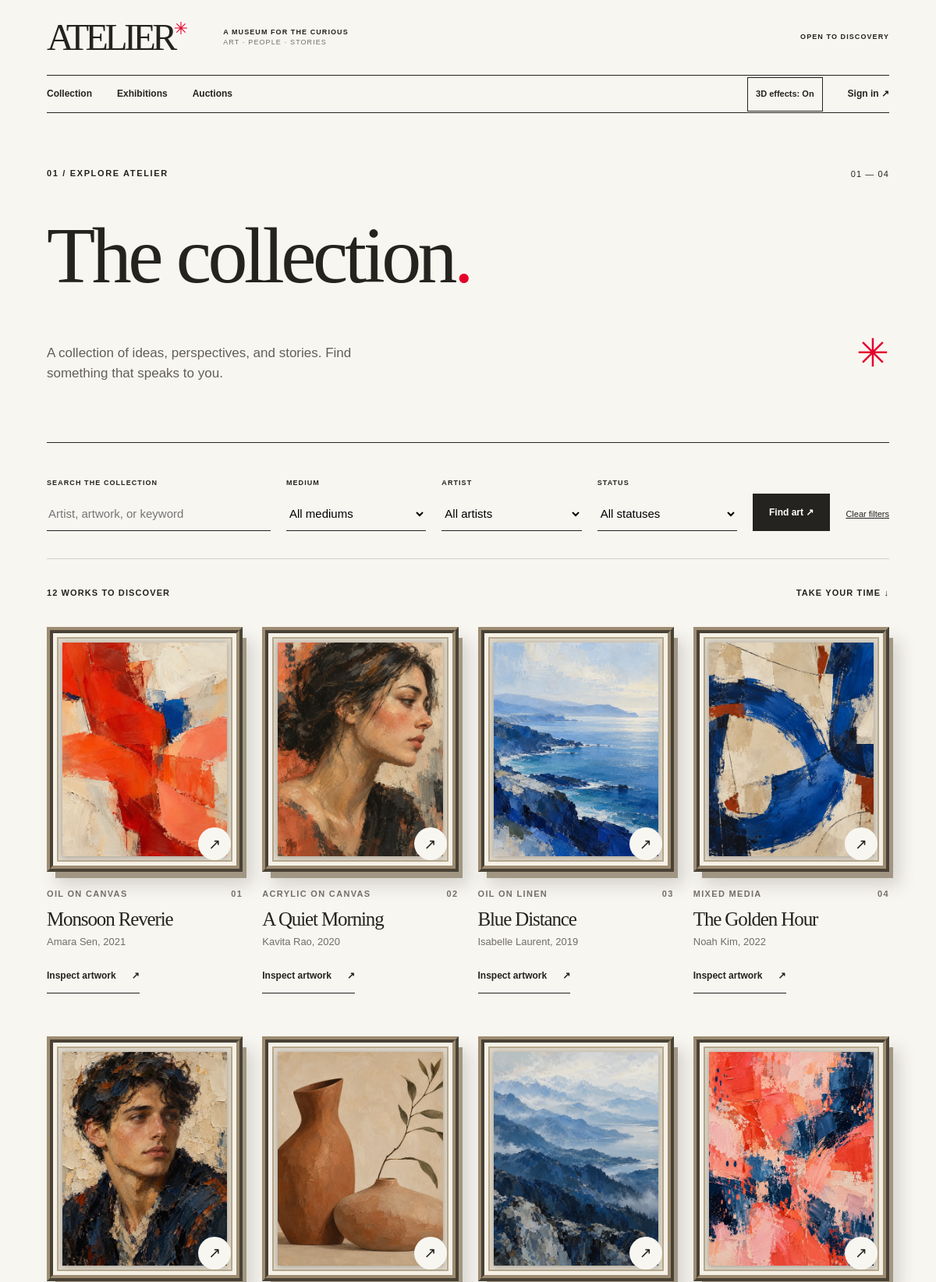
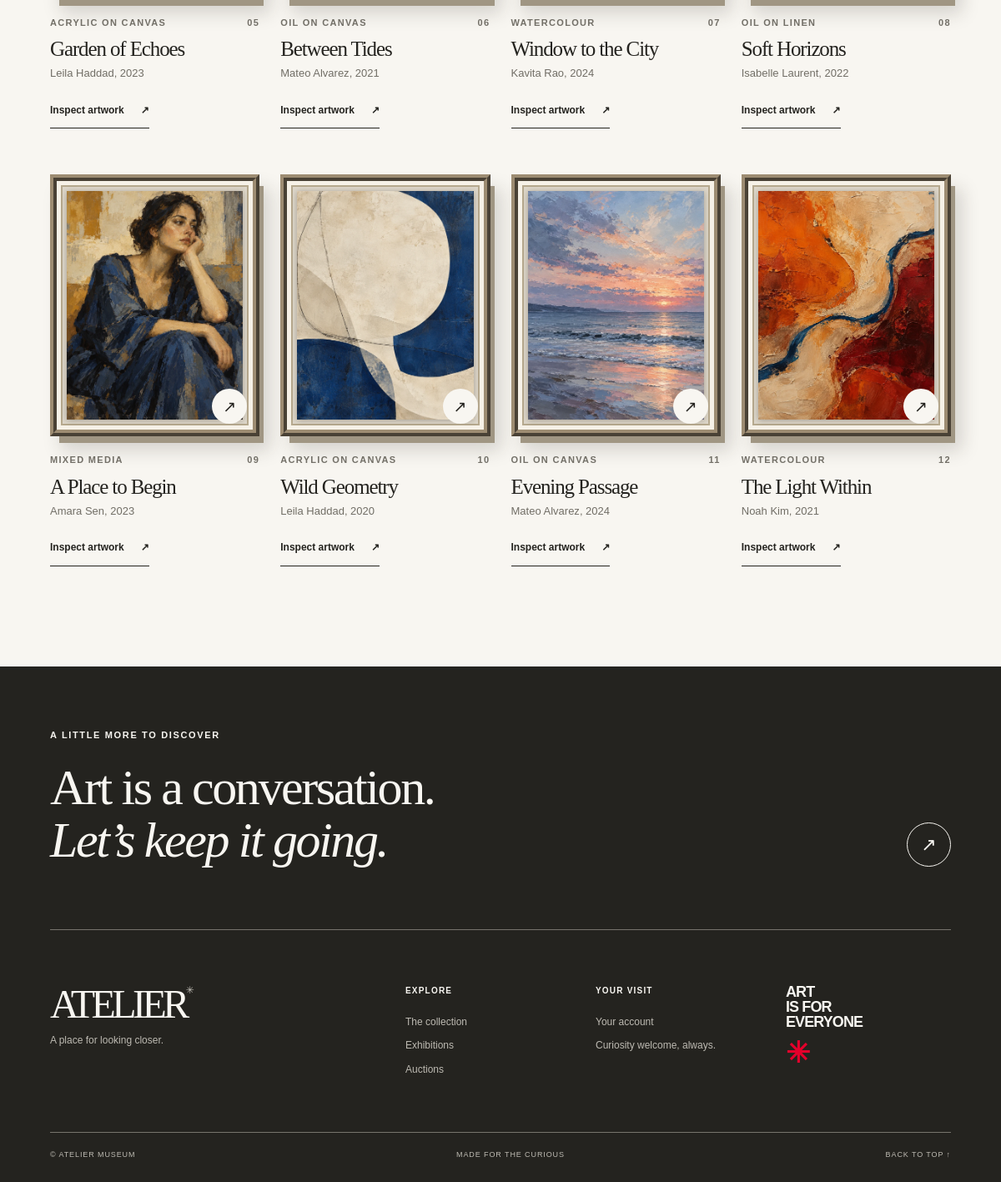
Page /collection on the committed database (2 pictures, top to bottom).
### tables this page shows
CREATE TABLE artwork (artwork_id INTEGER PRIMARY KEY, artist_id INTEGER NOT NULL REFERENCES artist ON DELETE RESTRICT, title TEXT NOT NULL, year_created INTEGER, medium TEXT, dimensions TEXT, description TEXT, status TEXT NOT NULL DEFAULT 'available' CHECK(status IN ('available','at_auction','sold')), image_path TEXT);

CREATE TABLE artist (artist_id INTEGER PRIMARY KEY, name TEXT NOT NULL, birth_date TEXT CHECK(birth_date IS NULL OR (date(birth_date,'+0 days') IS NOT NULL AND date(birth_date,'+0 days')=birth_date)), death_date TEXT CHECK(death_date IS NULL OR (date(death_date,'+0 days') IS NOT NULL AND date(death_date,'+0 days')=death_date)), nationality TEXT, biography TEXT, CHECK(death_date IS NULL OR birth_date IS NULL OR death_date>=birth_date));

### atelier/web.py (the view)
@bp.route('/collection')
def collection():
    filters = {k:request.args.get(k,'').strip() for k in ('q','artist','medium','status')}
    conditions, params = [], []
    if filters['q']:
        conditions.append('(w.title LIKE ? OR a.name LIKE ? OR w.description LIKE ?)')
        params += ['%'+filters['q']+'%'] * 3
    for name in ('artist','medium','status'):
        if filters[name]:
            conditions.append(f'w.{"artist_id" if name=="artist" else name} = ?')
            params.append(filters[name])
    sql = ART + (' WHERE '+' AND '.join(conditions) if conditions else '') + ' ORDER BY w.artwork_id'
    return render_template('collection.html', artworks=rows(sql,params), filters=filters,
        artists=rows('SELECT artist_id,name FROM artist ORDER BY name'),
        media=[r['medium'] for r in rows('SELECT DISTINCT medium FROM artwork ORDER BY medium')])

### atelier/db.py (called while the page is built)
def connect(path):
    conn = sqlite3.connect(path, timeout=10)
    conn.row_factory = sqlite3.Row
    conn.execute('PRAGMA foreign_keys = ON')
    conn.execute('PRAGMA busy_timeout = 10000')
    return conn

def get_db():
    if 'db' not in g:
        g.db = connect(current_app.config['DATABASE'])
    return g.db

def init_app(app):
    @app.teardown_appcontext
    def close_db(error):
        conn = g.pop('db', None)
        if conn is not None:
            conn.close()

### atelier/web.py (called while the page is built)
def rows(sql, params=()):
    return [dict(r) for r in get_db().execute(sql, params)]

@bp.before_app_request
def load_user():
    g.user = None
    uid = session.get('user_id')
    if uid:
        row = get_db().execute('''SELECT u.user_id, u.email, u.role, u.bidder_id,
            COALESCE(b.name, 'Gallery team') AS name
            FROM user_account u LEFT JOIN bidder b ON b.bidder_id=u.bidder_id WHERE u.user_id=?''', (uid,)).fetchone()
        if row:
            g.user = dict(row)

@bp.app_context_processor
def shared_context():
    return dict(current_user=g.get('user'), tables=[dict(name=k, label=v) for k,v in TABLES.items()])

### atelier/templates/collection.html (shortened to what this page needs)
{% extends 'base.html' %}{% from '_macros.html' import artwork_card, page_intro %}{% block title %}The collection{% endblock %}{% block content %}
{{ page_intro('01 / EXPLORE ATELIER', 'The collection<span class="red-dot">.</span>'|safe, 'A collection of ideas, perspectives, and stories. Find something that speaks to you.', '01 — 04') }}
<section class="wrap listing-section"><form class="filter-bar" method="get"><label class="search-field"><span>SEARCH THE COLLECTION</span><input name="q" value="{{ filters.q or '' }}" placeholder="Artist, artwork, or keyword"></label><label><span>MEDIUM</span><select name="medium"><option value="">All mediums</option></select></label><label><span>ARTIST</span><select name="artist"><option value="">All artists</option></select></label><label><span>STATUS</span><select name="status"><option value="">All statuses</option></select></label><button class="button button-dark" type="submit">Find art ↗</button><a class="filter-clear" href="{{ url_for('web.collection') }}">Clear filters</a></form><div class="results-heading"><span>{{ artworks|length }} WORK{{ '' if artworks|length == 1 else 'S' }} TO DISCOVER</span><span>TAKE YOUR TIME ↓</span></div><div class="art-grid listing-grid">{% for item in artworks %}{{ artwork_card(item, loop.index) }}{% else %}<p class="empty">No artworks match those filters. Try another search.</p>{% endfor %}</div></section>
{% endblock %}

### atelier/templates/_macros.html (shortened to what this page needs)
{% macro artwork_image(item, class='') %}<div class="art-image {{ class }}">{% if item.image_path %}<img src="{{ url_for('static', filename=item.image_path) }}" alt="{{ item.title }}" loading="lazy" onerror="this.hidden=true">{% endif %}<span class="image-fallback" aria-hidden="true">✳</span></div>{% endmacro %}
{% macro inspect_button(item, class='inspect-button') %}{% if item.image_path %}<button type="button" class="{{ class }}" data-inspect data-image="{{ url_for('static', filename=item.image_path) }}" data-title="{{ item.title }}" aria-haspopup="dialog" aria-label="Inspect {{ item.title }} in 3D viewer" hidden>Inspect artwork <span aria-hidden="true">↗</span></button>{% endif %}{% endmacro %}
{% macro artwork_card(item, index='') %}<article class="art-card"><a class="art-card-image" href="{{ url_for('web.artwork_detail', artwork_id=item.artwork_id) }}">{{ artwork_image(item) }}<span class="image-arrow">↗</span></a><div class="art-card-meta"><span>{{ item.medium or 'ARTWORK' }}</span><span>{{ '%02d'|format(index|int) if index else '✳' }}</span></div><h3><a href="{{ url_for('web.artwork_detail', artwork_id=item.artwork_id) }}">{{ item.title }}</a></h3><p>{{ item.artist_name or 'Unknown artist' }}{% if item.year_created %}, {{ item.year_created }}{% endif %}</p>{{ inspect_button(item) }}</article>{% endmacro %}
{% macro page_intro(kicker, title, description, number='') %}<section class="page-intro wrap"><div class="intro-top"><p class="eyebrow">{{ kicker }}</p><span>{{ number }}</span></div><h1>{{ title }}</h1><div class="intro-bottom"><p>{{ description }}</p><span class="asterisk">✳</span></div></section>{% endmacro %}

### atelier/static/css/style.css (style rules this page uses)
:root { --paper:#f8f6f1;--ink:#24231f;--muted:#747169;--line:#d3d0c8;--red:#e4002b;--serif:Georgia,'Times New Roman',serif;--sans:Arial,Helvetica,sans-serif }
* { box-sizing:border-box }
html { scroll-behavior:smooth }
body { margin:0;background:var(--paper);color:var(--ink);font-family:var(--sans);font-size:15px;line-height:1.55 }
a { color:inherit;text-decoration:none }
button,input,select,textarea { font:inherit }
button { color:inherit;cursor:pointer }
img { max-width:100%;display:block }
h1,h2,h3,p { margin:0 }
h1,h2,h3 { font-family:var(--serif);font-weight:400;letter-spacing:-.045em;line-height:1.05 }
.wrap { width:min(100% - 10vw,1500px);margin-inline:auto }
.eyebrow { font:700 10px/1.4 var(--sans);letter-spacing:.15em;text-transform:uppercase }
.red-dot { color:var(--red) }
.asterisk { font-family:var(--sans);color:var(--red);font-size:50px }
.button { display:inline-flex;align-items:center;justify-content:space-between;gap:36px;min-height:52px;padding:14px 20px;border:1px solid var(--ink);font-size:12px;font-weight:700;transition:background .2s,color .2s }
.button-dark { background:var(--ink);color:white }
.art-grid { display:grid;grid-template-columns:repeat(4,minmax(0,1fr));gap:25px }
.art-card { min-width:0 }
.art-card-image { display:block;position:relative;overflow:hidden }
.art-image { position:relative;background:#e5e1d8;aspect-ratio:4/5;overflow:hidden;display:flex;align-items:center;justify-content:center }
.art-image img,.exhibition-image img,.event-detail-image img { width:100%;height:100%;object-fit:cover;position:absolute;inset:0;z-index:1;transition:transform .6s }
.image-fallback { position:absolute;color:#b9b2a5;font-size:60px }
.image-arrow { position:absolute;z-index:2;right:15px;bottom:15px;background:var(--paper);width:42px;height:42px;display:grid;place-items:center;border-radius:50%;font-size:19px }
.art-card-meta,.card-overline { display:flex;justify-content:space-between;color:var(--muted);font-size:9px;letter-spacing:.12em;font-weight:700;margin-top:20px;text-transform:uppercase }
.art-card h3 { font-size:25px;margin:10px 0 6px }
.art-card p,.exhibition-card p { color:#716e66;font-size:13px }
.page-intro { padding-block:70px 75px;border-bottom:1px solid var(--ink) }
.intro-top { display:flex;justify-content:space-between;font-size:10px;letter-spacing:.1em }
.page-intro h1,.event-detail h1,.auction-intro h1,.login-intro h1,.error-page h1,.staff-heading h1 { font-size:clamp(65px,8.5vw,135px);line-height:.95;margin-top:48px }
.intro-bottom { display:flex;align-items:end;justify-content:space-between;margin-top:38px }
.intro-bottom p { max-width:400px;font-size:17px;color:#625f58 }
.listing-section { padding-block:45px 120px }
.filter-bar { display:flex;gap:20px;align-items:end;padding-bottom:35px;border-bottom:1px solid var(--line) }
.filter-bar label { flex:1;min-width:0 }
.filter-bar .search-field { flex:1.6 }
.filter-bar label span,.bid-form label,.account-row span { display:block;font-size:9px;font-weight:700;letter-spacing:.12em;margin-bottom:10px }
.filter-bar input,.filter-bar select { width:100%;height:44px;border:0;border-bottom:1px solid var(--ink);background:transparent;border-radius:0 }
.filter-bar .button { min-height:44px }
.filter-clear { font-size:11px;text-decoration:underline;white-space:nowrap;margin-bottom:13px }
.results-heading { display:flex;justify-content:space-between;font-size:10px;font-weight:700;letter-spacing:.1em;margin:35px 0 }
.listing-grid { row-gap:55px }
.art-card-image { overflow:visible;perspective:900px }
.art-image { border:8px ridge #9d8c72;background:#ded7ca;box-shadow:inset 0 0 0 5px #f6f1e7,inset 0 0 0 7px #b6a98e,8px 11px 0 -3px #a09683,13px 17px 20px #27221c2b }
.art-image img { inset:12px;width:calc(100% - 24px);height:calc(100% - 24px);box-shadow:0 1px 7px #30291e55 }
.art-card-image .art-image { transition:transform .25s,box-shadow .25s;transform-origin:center }
.inspect-button { display:inline-flex;align-items:center;justify-content:space-between;gap:20px;min-height:44px;margin-top:12px;padding:8px 0;border:0;border-bottom:1px solid currentColor;background:none;color:var(--ink);font-size:12px;font-weight:700 }
.eyebrow,.intro-top,.art-card-meta,.card-overline,.results-heading,.details-list dt,.bid-form label,.account-row span { font-size:11px }

### rows in the picture
artwork: image_path (picture), medium "OIL ON CANVAS", value "01", title "Monsoon Reverie", name "Amara Sen", year_created "2021"
artwork: image_path (picture), medium "ACRYLIC ON CANVAS", value "02", title "A Quiet Morning", name "Kavita Rao", year_created "2020"
artwork: image_path (picture), medium "OIL ON LINEN", value "03", title "Blue Distance", name "Isabelle Laurent", year_created "2019"
artwork: image_path (picture), medium "MIXED MEDIA", value "04", title "The Golden Hour", name "Noah Kim", year_created "2022"
artwork: image_path (picture), medium "ACRYLIC ON CANVAS", value "05", title "Garden of Echoes", name "Leila Haddad", year_created "2023"
artwork: image_path (picture), medium "OIL ON CANVAS", value "06", title "Between Tides", name "Mateo Alvarez", year_created "2021"
artwork: image_path (picture), medium "WATERCOLOUR", value "07", title "Window to the City", name "Kavita Rao", year_created "2024"
artwork: image_path (picture), medium "OIL ON LINEN", value "08", title "Soft Horizons", name "Isabelle Laurent", year_created "2022"
artwork: image_path (picture), medium "MIXED MEDIA", value "09", title "A Place to Begin", name "Amara Sen", year_created "2023"
artwork: image_path (picture), medium "ACRYLIC ON CANVAS", artwork_id "10", title "Wild Geometry", name "Leila Haddad", year_created "2020"
artwork: image_path (picture), medium "OIL ON CANVAS", artwork_id "11", title "Evening Passage", name "Mateo Alvarez", year_created "2024"
artwork: image_path (picture), medium "WATERCOLOUR", artwork_id "12", title "The Light Within", name "Noah Kim", year_created "2021"

### other values in the picture
{{ kicker }} "01 / EXPLORE ATELIER"
{{ number }} "01 — 04"
{{ title }} "The collection ."
{{ description }} "A collection of ideas, perspectives, and stories. Find something that speaks to you."
{{ artworks|length }} "12"
{{ '' if artworks|length == 1 else 'S' }} "S"
